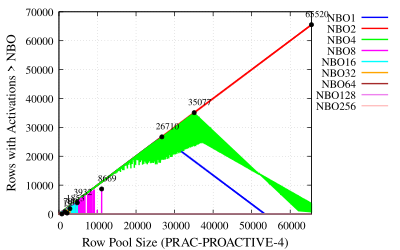

Write the gnuplot code that produced this figure.
# Set terminal to PDF with enhanced font, size, and format
set terminal pdfcairo enhanced font 'Times,12' size 4in, 2.5in
set output 'plot-max-rows-nbo-prac4-pro.pdf'

# Set labels for axes
set xlabel 'Row Pool Size (PRAC-PROACTIVE-4)' font 'Times,14'
set ylabel 'Rows with Activations > NBO' font 'Times,14'

# Set x-axis limit
set xrange [0:65536]

# Enable grid lines
set grid

# Set key outside the plot
set key outside top

# Define custom labels for each file
labels = "NBO1 NBO2 NBO4 NBO8 NBO16 NBO32 NBO64 NBO128 NBO256"

# Function to find the highest point in a data file
highest_point(file) = sprintf('< awk ''{if ($1 != "GroupSize" && ($6 > max || ($6 == max && $1 > x))) {max=$6; x=$1}} END {print x, max}'' %s', file)

# List of files to plot
files = "~/PRAC/NBO1/NBO1-prac4-pro.txt ~/PRAC/NBO2/NBO2-prac4-pro.txt ~/PRAC/NBO4/NBO4-prac4-pro.txt ~/PRAC/NBO8/NBO8-prac4-pro.txt ~/PRAC/NBO16/NBO16-prac4-pro.txt ~/PRAC/NBO32/NBO32-prac4-pro.txt ~/PRAC/NBO64/NBO64-prac4-pro.txt ~/PRAC/NBO128/NBO128-prac4-pro.txt ~/PRAC/NBO256/NBO256-prac4-pro.txt"

# Colors for the plots
colors = "blue red green magenta cyan orange brown violet pink yellow"

# Plot commands with custom labels, colors, line styles, and markers
plot for [i=1:words(files)] word(files, i) using 1:6 with lines lw 2 lc rgb word(colors, i) title word(labels, i), \
     for [i=1:words(files)] highest_point(word(files, i)) using 1:2 with points pointtype 7 pointsize 0.5 lc rgb "black" notitle, \
     for [i=1:words(files)] highest_point(word(files, i)) using 1:2:(sprintf("%.0f", $2)) with labels offset char 1, char 1 font 'Times,10' notitle
